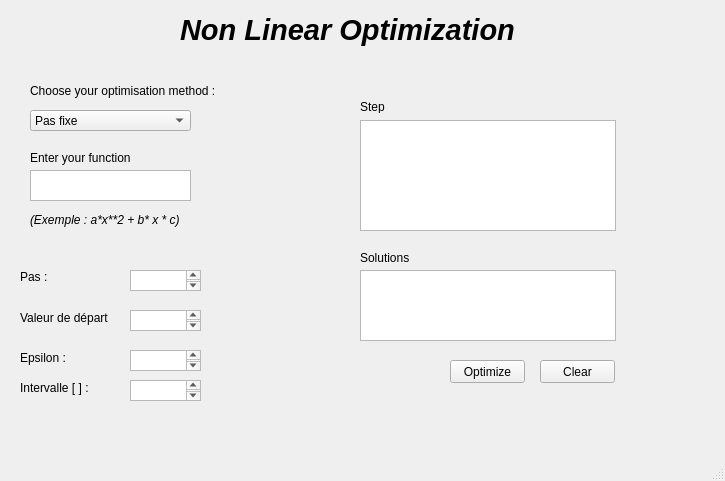
<?xml version="1.0" encoding="UTF-8"?>
<ui version="4.0">
 <class>MainWindow</class>
 <widget class="QMainWindow" name="MainWindow">
  <property name="geometry">
   <rect>
    <x>0</x>
    <y>0</y>
    <width>725</width>
    <height>481</height>
   </rect>
  </property>
  <property name="windowTitle">
   <string>MainWindow</string>
  </property>
  <widget class="QWidget" name="centralwidget">
   <widget class="QComboBox" name="comboBox">
    <property name="geometry">
     <rect>
      <x>30</x>
      <y>110</y>
      <width>161</width>
      <height>21</height>
     </rect>
    </property>
    <item>
     <property name="text">
      <string>Pas fixe</string>
     </property>
    </item>
    <item>
     <property name="text">
      <string>Pas fixe accéléré</string>
     </property>
    </item>
    <item>
     <property name="text">
      <string>Méthode de la bissection</string>
     </property>
    </item>
    <item>
     <property name="text">
      <string>Newton Raphson</string>
     </property>
    </item>
   </widget>
   <widget class="QLabel" name="label">
    <property name="geometry">
     <rect>
      <x>30</x>
      <y>70</y>
      <width>221</width>
      <height>41</height>
     </rect>
    </property>
    <property name="text">
     <string>Choose your optimisation method :</string>
    </property>
   </widget>
   <widget class="QLabel" name="label_2">
    <property name="geometry">
     <rect>
      <x>30</x>
      <y>150</y>
      <width>151</width>
      <height>16</height>
     </rect>
    </property>
    <property name="text">
     <string>Enter your function</string>
    </property>
   </widget>
   <widget class="QTextEdit" name="Function">
    <property name="geometry">
     <rect>
      <x>30</x>
      <y>170</y>
      <width>161</width>
      <height>31</height>
     </rect>
    </property>
   </widget>
   <widget class="QTextEdit" name="Pas">
    <property name="geometry">
     <rect>
      <x>130</x>
      <y>270</y>
      <width>71</width>
      <height>21</height>
     </rect>
    </property>
   </widget>
   <widget class="QTextEdit" name="Valeur_depart">
    <property name="geometry">
     <rect>
      <x>130</x>
      <y>310</y>
      <width>71</width>
      <height>21</height>
     </rect>
    </property>
   </widget>
   <widget class="QLabel" name="label_3">
    <property name="geometry">
     <rect>
      <x>20</x>
      <y>270</y>
      <width>47</width>
      <height>13</height>
     </rect>
    </property>
    <property name="text">
     <string>Pas :</string>
    </property>
   </widget>
   <widget class="QLabel" name="label_4">
    <property name="geometry">
     <rect>
      <x>20</x>
      <y>310</y>
      <width>91</width>
      <height>16</height>
     </rect>
    </property>
    <property name="text">
     <string>Valeur de départ :</string>
    </property>
   </widget>
   <widget class="QGraphicsView" name="Solutions">
    <property name="geometry">
     <rect>
      <x>360</x>
      <y>270</y>
      <width>256</width>
      <height>71</height>
     </rect>
    </property>
   </widget>
   <widget class="QLabel" name="label_6">
    <property name="geometry">
     <rect>
      <x>360</x>
      <y>250</y>
      <width>71</width>
      <height>16</height>
     </rect>
    </property>
    <property name="text">
     <string>Solutions</string>
    </property>
   </widget>
   <widget class="QLabel" name="label_7">
    <property name="geometry">
     <rect>
      <x>180</x>
      <y>0</y>
      <width>381</width>
      <height>61</height>
     </rect>
    </property>
    <property name="text">
     <string>&lt;html&gt;&lt;head/&gt;&lt;body&gt;&lt;p&gt;&lt;span style=&quot; font-size:22pt; font-weight:600; font-style:italic;&quot;&gt;Non Linear Optimization&lt;/span&gt;&lt;/p&gt;&lt;/body&gt;&lt;/html&gt;</string>
    </property>
   </widget>
   <widget class="QGraphicsView" name="Step">
    <property name="geometry">
     <rect>
      <x>360</x>
      <y>120</y>
      <width>256</width>
      <height>111</height>
     </rect>
    </property>
   </widget>
   <widget class="QLabel" name="label_5">
    <property name="geometry">
     <rect>
      <x>360</x>
      <y>100</y>
      <width>47</width>
      <height>13</height>
     </rect>
    </property>
    <property name="text">
     <string>Step</string>
    </property>
   </widget>
   <widget class="QTextEdit" name="Epsilon">
    <property name="geometry">
     <rect>
      <x>130</x>
      <y>350</y>
      <width>71</width>
      <height>21</height>
     </rect>
    </property>
   </widget>
   <widget class="QLabel" name="label_8">
    <property name="geometry">
     <rect>
      <x>20</x>
      <y>350</y>
      <width>91</width>
      <height>16</height>
     </rect>
    </property>
    <property name="text">
     <string>Epsilon :</string>
    </property>
   </widget>
   <widget class="QTextEdit" name="Epsilon_2">
    <property name="geometry">
     <rect>
      <x>130</x>
      <y>380</y>
      <width>71</width>
      <height>21</height>
     </rect>
    </property>
   </widget>
   <widget class="QLabel" name="label_9">
    <property name="geometry">
     <rect>
      <x>20</x>
      <y>380</y>
      <width>91</width>
      <height>16</height>
     </rect>
    </property>
    <property name="text">
     <string>Intervalle [ ] :</string>
    </property>
   </widget>
   <widget class="QLabel" name="label_10">
    <property name="geometry">
     <rect>
      <x>30</x>
      <y>210</y>
      <width>161</width>
      <height>21</height>
     </rect>
    </property>
    <property name="text">
     <string>&lt;html&gt;&lt;head/&gt;&lt;body&gt;&lt;p&gt;&lt;span style=&quot; font-style:italic;&quot;&gt;(Exemple : a*x**2 + b* x * c)&lt;/span&gt;&lt;/p&gt;&lt;/body&gt;&lt;/html&gt;</string>
    </property>
   </widget>
   <widget class="QPushButton" name="Optimize">
    <property name="geometry">
     <rect>
      <x>450</x>
      <y>360</y>
      <width>75</width>
      <height>23</height>
     </rect>
    </property>
    <property name="text">
     <string>Optimize</string>
    </property>
   </widget>
   <widget class="QPushButton" name="Clear">
    <property name="geometry">
     <rect>
      <x>540</x>
      <y>360</y>
      <width>75</width>
      <height>23</height>
     </rect>
    </property>
    <property name="text">
     <string>Clear</string>
    </property>
   </widget>
  </widget>
  <widget class="QMenuBar" name="menubar">
   <property name="geometry">
    <rect>
     <x>0</x>
     <y>0</y>
     <width>725</width>
     <height>21</height>
    </rect>
   </property>
  </widget>
  <widget class="QStatusBar" name="statusbar"/>
 </widget>
 <resources/>
 <connections/>
</ui>
